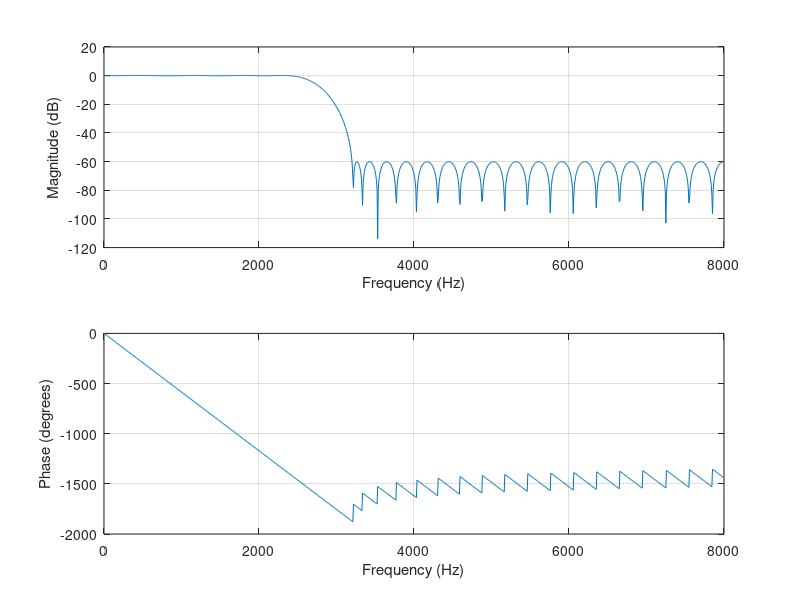

Source code (MATLAB):
Fs=16000;
m=[1 0];
f=[0.3*Fs/2 0.4*Fs/2];
dev=[0.01 0.001];
[n,fo,mo,w]=firpmord(f,m,dev,Fs)
b=firpm(52,fo,mo,w);
freqz(b,1,1024,Fs);



